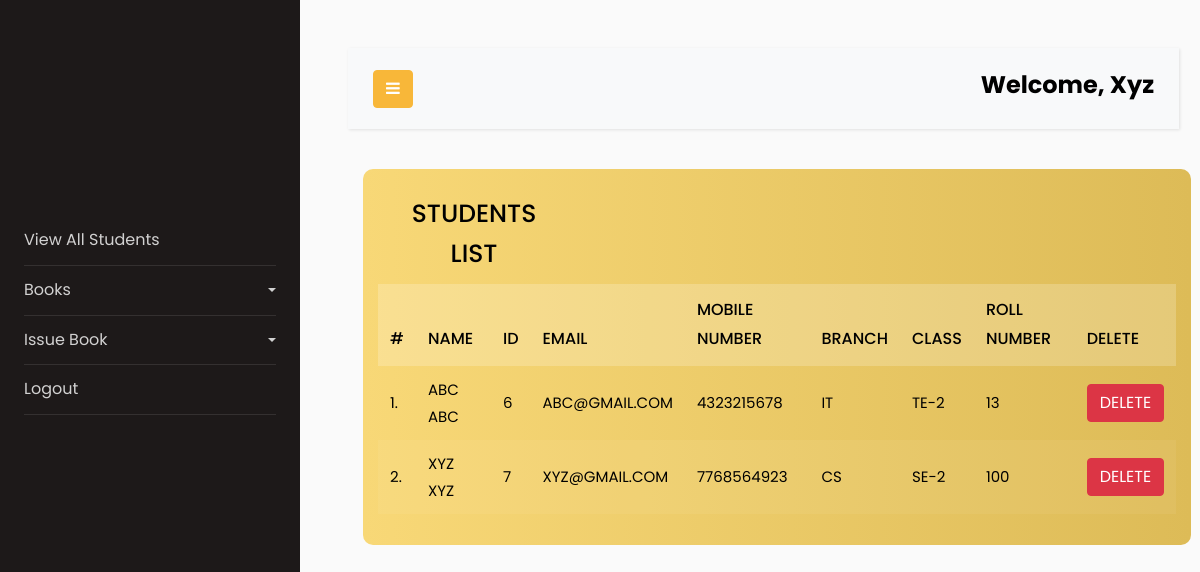
/view_students/ (signed in), run on the app's committed database.
### library/models.py (models this page shows, shortened)
class Student(models.Model):
    user = models.OneToOneField(User, on_delete=models.CASCADE)
    classroom = models.CharField(max_length=100)
    branch = models.CharField(max_length=100)
    roll_no = models.CharField(max_length=10, blank=True)
    phone = models.CharField(max_length=10, blank=True)
    image = models.ImageField(upload_to="", blank=True)

### library/views.py (the view)
# urls.py: path("view_students/", views.view_students, name="view_students"),
@login_required(login_url='/admin_login')
def view_students(request):
    students = Student.objects.all()
    return render(request, "view_students.html", {'students': students})

### library/templates/view_students.html
{% extends 'admin_navbar.html' %}
{% load static %}
{% block body %}
<div class="container" style="margin-left: -0%;">
    <div class="row">
        <div class="col-md-offset-1 col-md-10">
            <div class="panel" style="width: 125%;">
                <div class="panel-heading">
                    <div class="row">
                        <div class="col col-sm-3 col-xs-12">
                            <h4 class="title">Students List</h4>
                        </div>
                    </div>
                </div>
                <div class="panel-body table-responsive" style="font-size: medium;">
                    <table class="table">
                        <thead>
                            <tr>
                                <th>#</th>
                                <th>Name</th>
                                <th>ID</th>
                                <th>Email</th>
                                <th>Mobile Number</th>
                                <th>Branch</th>
                                <th>Class</th>
                                <th>Roll Number</th>
                                <th>Delete</th>
                            </tr>
                        </thead>
                        <tbody>
                            {% for student in students %}
                            <tr>
                                <td>{{forloop.counter}}.</td>
                                <td>{{student.user.get_full_name}}</td>
                                <td>{{student.user.id}}</td>
                                <td>{{student.user.email}}</td>
                                <td>{{student.phone}}</td>
                                <td>{{student.branch}}</td>
                                <td>{{student.classroom}}</td>
                                <td>{{student.roll_no}}</td>
                                <td><a href="/delete_student/{{student.id}}/" class="btn btn-danger"
                                        onclick="return confirm('Are you sure you want to delete this student?')">
                                        Delete</a>
                                </td>
                            </tr>
                            {% endfor %}
                        </tbody>
                    </table>
                </div>
            </div>
        </div>
    </div>
</div>
{% endblock %}

### library/templates/admin_navbar.html (shortened to what this page needs)
<!doctype html>
<html lang="en">
<head>
  {% load static %}
  <link href="https://cdn.jsdelivr.net/npm/bootstrap@5.1.0/dist/css/bootstrap.min.css" rel="stylesheet"
>
  <link rel="stylesheet" href="https://stackpath.bootstrapcdn.com/font-awesome/4.7.0/css/font-awesome.min.css">
  <link rel="stylesheet" href="https://stackpath.bootstrapcdn.com/font-awesome/4.7.0/css/font-awesome.min.css">
  <link rel="stylesheet" href="{% static 'css/style.css' %}">
  <link rel="stylesheet" href="{% static 'css/table.css' %}">
</head>
<body>
  <div class="wrapper d-flex align-items-stretch">
    <nav id="sidebar">
      <div class="p-4 pt-5">
        <a href="#pageSubmenu" class="img logo rounded-circle mb-5"
          style="background-image: url('https://lh3.google.com/u/1/ogw/ADea4I77NHWQRvNoGTC42imJ6QmRbEtYMRspQgk-Rgnu=s192-c-mo');"></a>
        <ul class="list-unstyled components mb-5">
          <li>
            <a href="/view_students/">View All Students</a>
          </li>
          <li>
            <a href="#homeSubmenu" data-toggle="collapse" aria-expanded="false" class="dropdown-toggle">Books</a>
          </li>
          <li>
            <a href="#pageSubmenu" data-toggle="collapse" aria-expanded="false" class="dropdown-toggle">Issue Book</a>
          </li>
          <li>
            <a href="/logout/">Logout</a>
          </li>
        </ul>
      </div>
    </nav>
    <div id="content" class="p-4 p-md-5">
      <nav class="navbar navbar-expand-lg navbar-light bg-light">
        <div class="container-fluid">
          <button type="button" id="sidebarCollapse" class="btn btn-primary">
            <i class="fa fa-bars"></i>
          </button>
          <p class="mb-2" style="font-weight: bolder; font-size: x-large; color: #000; text-transform: capitalize;">Welcome, {{request.user}}</p>
        </div>
      </nav>
      {% block body %}
      {% endblock %}
      </div>
</body>
</html>

### library/static/css/table.css (style rules this page uses)
.panel { background: linear-gradient(to right, #f8d877, #ddbb57); padding: 15px; border-radius: 10px; border: none; color: #000; }
.panel .panel-heading { padding: 10px 10px; border-radius: 10px 10px 0 0; margin: 0; }
.panel .panel-heading .title { color: black; text-align: center; font-size: 25px; font-weight: 500; text-transform: uppercase; line-height: 40px; margin: 0; }
.panel .panel-body { padding: 0; }
.panel .panel-body .table thead tr th { color: black; background-color: rgba(255, 255, 255, 0.2); font-size: 16px; font-weight: 500; text-transform: uppercase; padding: 12px; border: none; }
.panel .panel-body .table tbody tr td { color: black; font-size: 15px; padding: 10px 12px; vertical-align: middle; text-transform: uppercase; border: none; }
.panel .panel-body .table tbody tr:nth-child(even) { background-color: rgba(255,255,255,0.05); }

### data on the page
Student: user.get_full_name "ABC ABC", user.id "6", user.email "ABC@GMAIL.COM", phone "4323215678", branch "IT", classroom "TE-2", roll_no "13"
Student: user.get_full_name "XYZ XYZ", user.id "7", user.email "XYZ@GMAIL.COM", phone "7768564923", branch "CS", classroom "SE-2", roll_no "100"

### other printed values
{{ request.user }} "Xyz"
